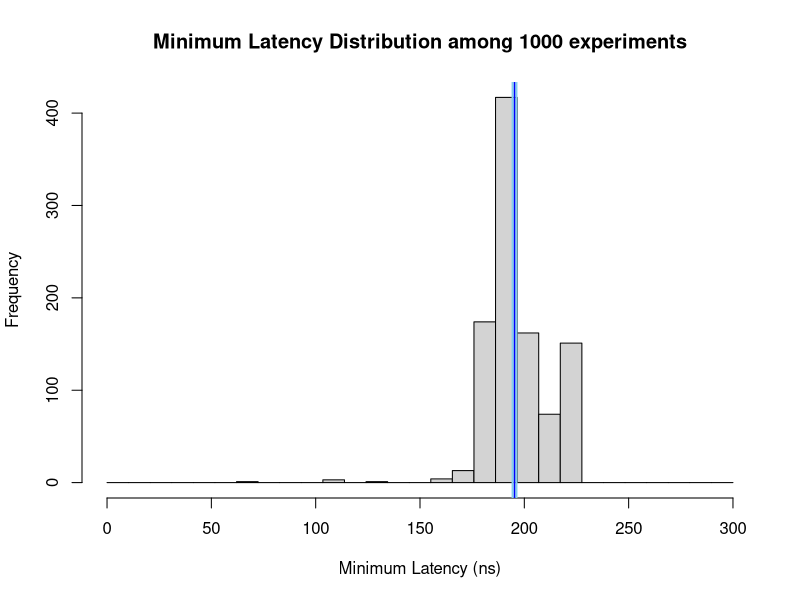

Recreate this plot in R.
# Set working directory.
setwd("/home/fabian/programming/operating-systems/portfolio2/statistics")

# Read the latencies from the text file
latencies <- as.numeric(readLines("../aufgabe1/latencies.txt"))

# Summary statistics
summary(latencies)

# Compute mean and 95% confidence interval
results <- t.test(latencies, conf.level = 0.95)

mean_latency <- results$estimate
ci_lower <- results$conf.int[1]
ci_upper <- results$conf.int[2]


# Plot the distribution
hist(latencies, main = paste0("Minimum Latency Distribution among ", length(latencies), " experiments"), xlab = "Minimum Latency (ns)", breaks = seq(0, 300, l=30))

# Plot mean and confidence interval
abline(v = mean_latency, col = "blue", lwd = 2)
abline(v = ci_upper, col = "skyblue", lwd = 2)
abline(v = ci_lower, col = "skyblue", lwd = 2)
